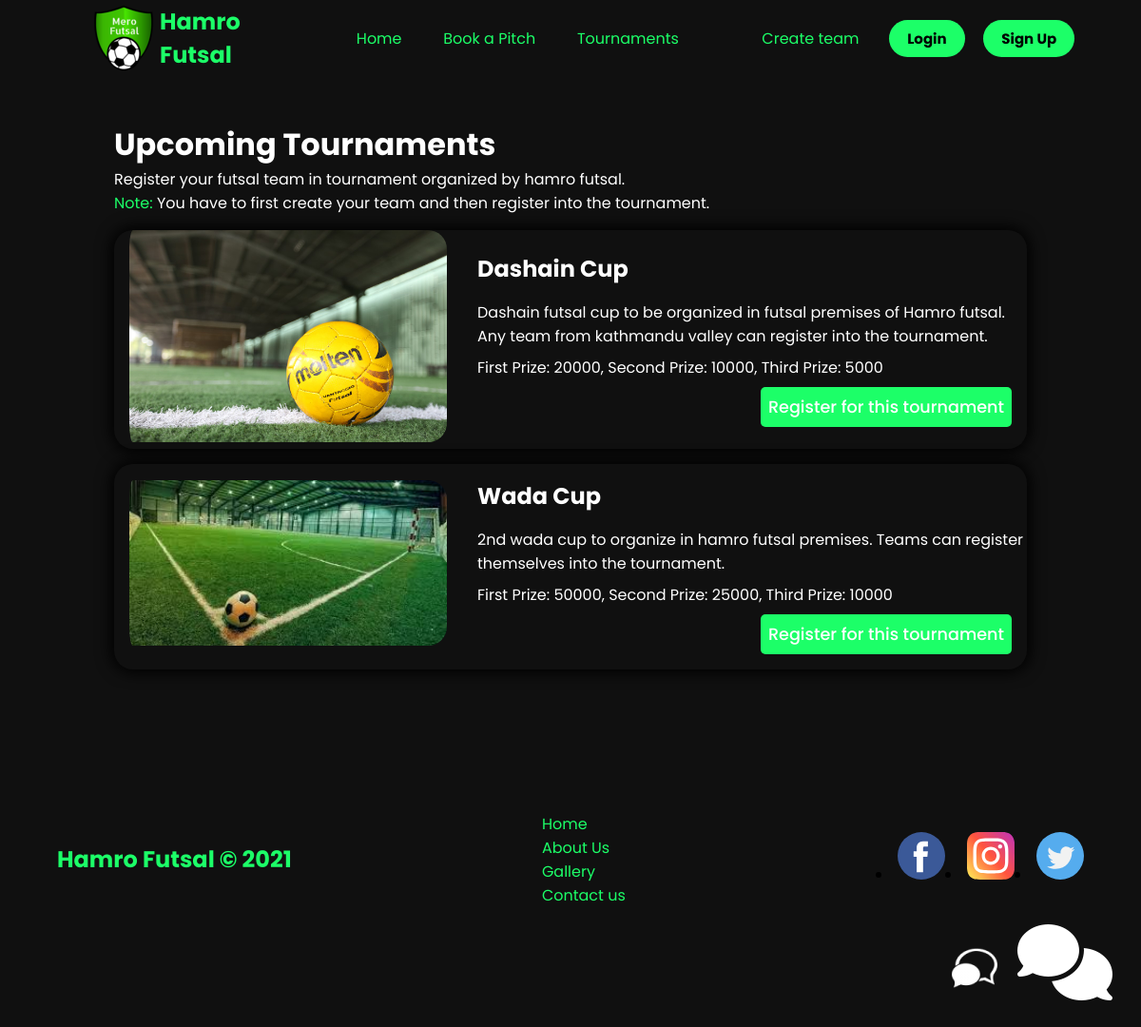
The app's page /tournament/ with its own data.
### tournaments/models.py (models this page shows, shortened)
class Tournament(models.Model):
    name = models.CharField(max_length=200, null=True, blank=True)
    description = models.TextField(max_length=500, null=True, blank=True)
    prize = models.TextField(max_length=500, null=True, blank=True)
    banner = models.ImageField(null=True, blank=True)
    created_at = models.DateField()
    end_date = models.DateField()
    team = models.ManyToManyField(Team, default=None, null=True, blank=True)

### tournaments/views.py (the view)
# urls.py: path('tournament/', views.tournament_view, name='tournament'),
def tournament_view(request):
    tournaments = Tournament.objects.all()
    context = {"tournament_list": tournaments}
    return render(request, "tournament.html", context)

### templates/tournament.html (shortened to what this page needs)
{% extends 'base.html' %}
{% load static %}
{% block content %}
    <div class="tournaments">
        <div class="tournament-head">
            <h1>Upcoming Tournaments</h1>
            <p> Register your futsal team in tournament organized by hamro futsal. </p>
            <p> <span style="color: #1cff68;">Note:</span> You have to first create your team and then register into the tournament.</p>
        </div>
        {% for tournaments in tournament_list %}
        <div class="tournament-banner">
            <div class="banner-image">
                <img src="{{tournaments.banner.url}}" alt="">
            </div>
            <div class="tournament-description">
                <h2>{{tournaments.name}}</h2>
                <p>{{tournaments.description}}</p>
                <div class="prize-desc">
                    <p>{{tournaments.prize}}</p>
                </div>
                <div class="tournament-btn">
                    <a href="{% url 'tournament' %}{{tournaments.id}}"><button>Register for this tournament</button></a>
                </div>
            </div>
        </div>
        {% endfor %}
    </div>
{% endblock %}

### templates/base.html (shortened to what this page needs)
{% load static %}
<!DOCTYPE html>
<html lang="en">
  <head>
    <link rel="stylesheet" href= "{% static '/css/main.css' %}" />
    <link rel="stylesheet" href= "{% static '/css/jquery.convform.css' %}" />
    <link rel="stylesheet" href="path/to/font-awesome/css/font-awesome.min.css">
  </head>
  <body>
    <header>
      <div class="logo">
        <img src="{% static 'images/logo.png' %}" alt="" />
        <h2>Hamro Futsal</h2>
      </div>
      <nav>
        <ul>
          <li><a href="{% url 'homepage' %}">Home</a></li>
          <li><a href="{% url 'booking' %}">Book a Pitch</a></li>
          <li><a href="{% url 'tournament' %}">Tournaments</a></li>
          <li><a href="{% url 'teams' %}"><span>Create team</span></a></li>
        </ul>
      </nav>
      <div class="buttons">
        {% if user.is_authenticated %}
          <span style="color: white;">Hello {{request.user}}</span>
          <a href="{% url 'logout' %}"><button>Logout</button></a>
        {% else %}
          <a href="{% url 'login' %}"><button>Login</button></a>
          <a href="{% url 'signup' %}"><button>Sign Up</button></a>
        {% endif %}
      </div>
    </header>
    <main>
        {% block content %}
        {% endblock %}
    </main>
    <div class="chat-icon">
      <img src="/static/images/chat-4-48.png" alt="" srcset="">
      <i class="fas fa-comments" aria-hidden="true"></i>
    </div>
    <footer>
      <h2>Hamro Futsal &copy; 2021</h2>
      <div class="footer-links">
        <li><a href="">Home</a></li>
        <li><a href="">About Us</a></li>
        <li><a href="">Gallery</a></li>
        <li><a href="">Contact us</a></li>
      </div>
      <div class="social-links">
        <li>
          <a href=""><img src="{% static 'images/facebook.svg' %}" alt="" /></a>
        </li>
        <li>
          <a href=""><img src="{% static 'images/instagram.svg' %}" alt="" /></a>
        </li>
        <li>
          <a href=""><img src="{% static 'images/twitter.svg' %}"alt="" /></a>
        </li>
      </div>
    </footer>
  </body>
</html>

### static/css/main.css (style rules this page uses)
* { margin: 0px; padding: 0px; box-sizing: border-box; }
body { background-color: #101010; font-family: "Poppins", sans-serif; }
button { padding: 0.5rem 1.2rem; }
header { display: flex; justify-content: space-between; height: 10vh; z-index: 1000; width: 90%; background-color: #101010; position: sticky; top: 0; margin: auto; }
.logo { display: flex; justify-content: center; align-items: center; padding: 2rem; flex: 1 1 20rem; }
.logo h2 { color: #1cff68; }
ul { display: flex; justify-content: space-around; align-items: center; list-style: none; height: 10vh; }
ul a { text-decoration: none; color: #1cff68; font-size: 16px; transition: 0.5s ease; }
nav { flex: 1 1 40rem; }
.buttons { display: flex; justify-content: space-around; align-items: center; flex: 1 1 15rem; }
.buttons button { background: #1cff68; font-family: "Poppins", sans-serif; border: none; color: black; font-weight: bold; transition: 0.5s ease; font-size: 15px; border-radius: 20px; }
.chat-icon { position: fixed; right: 30px; bottom: 30px; font-size: 80px; color: white; z-index: 1000; cursor: pointer; }
.social-links li a img { width: 50px; }
footer { display: flex; justify-content: space-between; min-height: 50vh; width: 90%; margin: auto; align-items: center; }
footer h2 { color: #1cff68; }
.footer-links { list-style: none; }
.footer-links li a { text-decoration: none; color: #1cff68; }
.social-links { display: flex; justify-content: space-between; }
.tournament-head { color: white; width: 80%; padding-top: 3rem; margin: auto; }
.tournament-banner { width: 80%; margin: auto; display: flex; align-items: center; background-color: #101010; border-radius: 20px; margin-top: 1rem; box-shadow: 0 0 1rem 0.2rem; }
.banner-image img { padding-left: 1rem; border-radius: 20px; width: 350px; }
.tournament-description { padding-left: 2rem; }
.tournament-description h2 { padding: 1rem 0rem; color: white; }
.tournament-description p { padding-bottom: 0.5rem; color: white; }
.tournament-btn { display: flex; justify-content: flex-end; }
.tournament-btn button { margin-bottom: 1rem; margin-right: 1rem; padding: 0.5rem; border-radius: 5px; border: none; font-family: "Poppins", sans-serif; font-weight: 500; font-size: 1.1rem; color: white; cursor: pointer; background-color: #1cff68; transition: 0.5s ease-in-out; }

### records on screen
Tournament: banner (picture), name "Dashain Cup", description "Dashain futsal cup to be organized in futsal premises of Hamro futsal. Any team from kathmandu valley can register into the tournament.", prize "First Prize: 20000, Second Prize: 10000, Third Prize: 5000"
Tournament: banner (picture), name "Wada Cup", description "2nd wada cup to organize in hamro futsal premises. Teams can register themselves into the tournament.", prize "First Prize: 50000, Second Prize: 25000, Third Prize: 10000"
